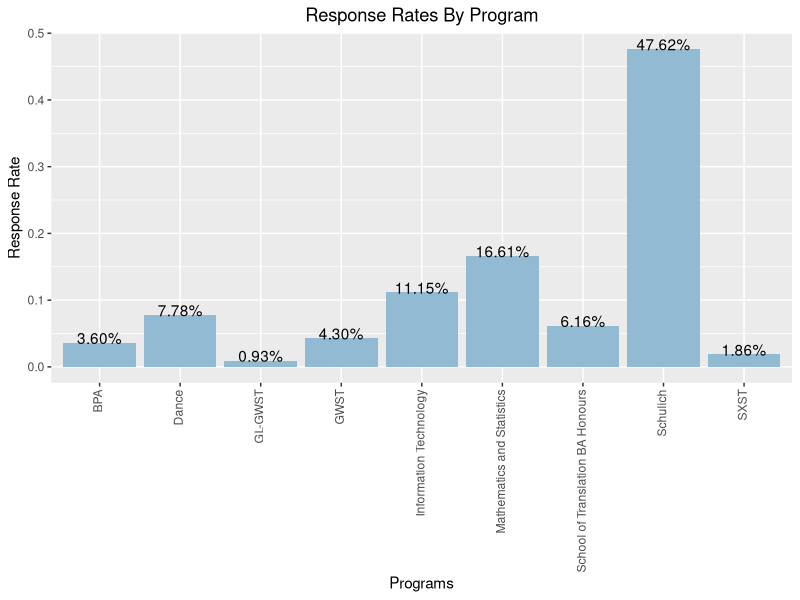
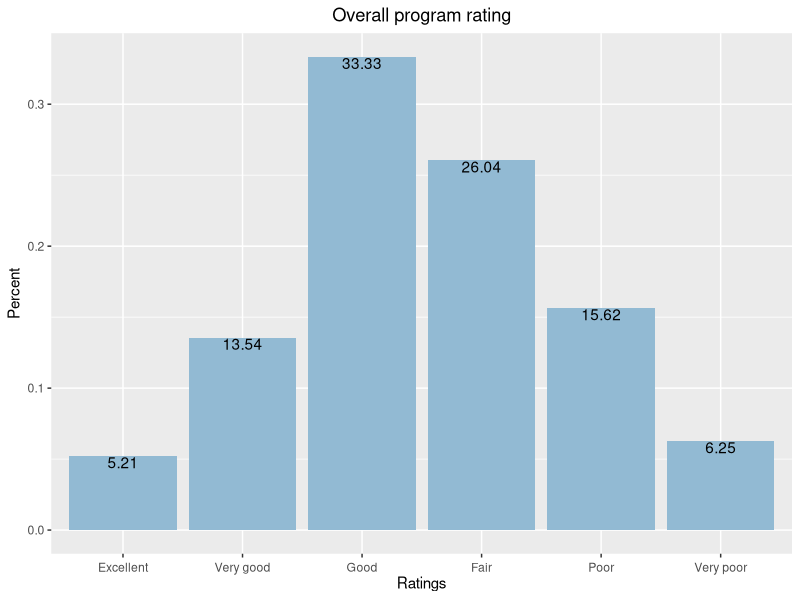
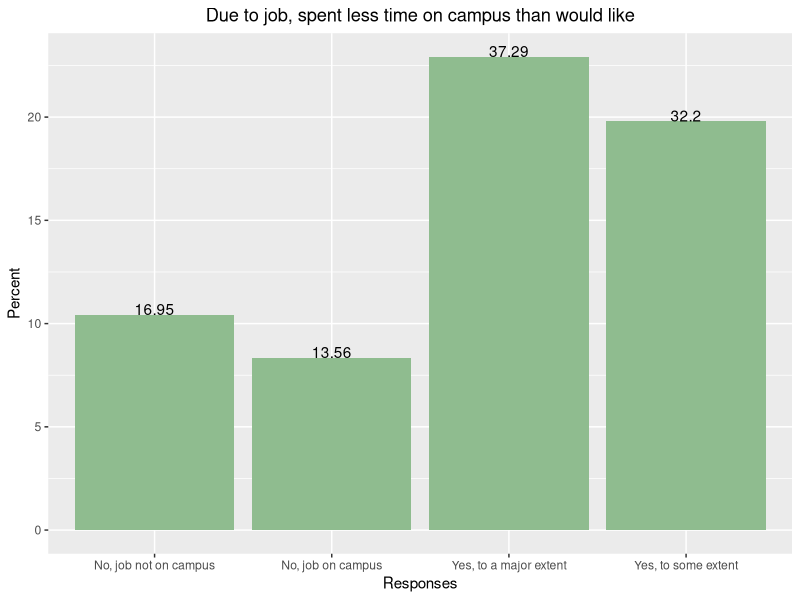
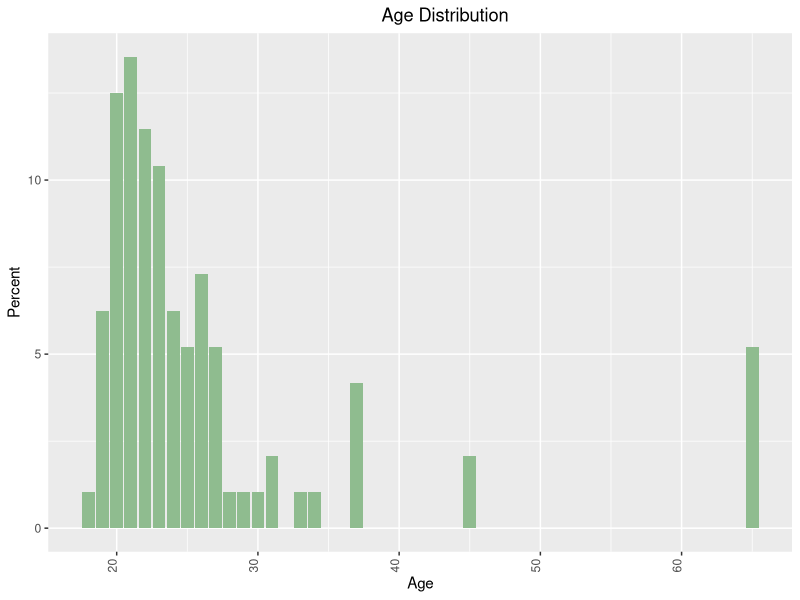
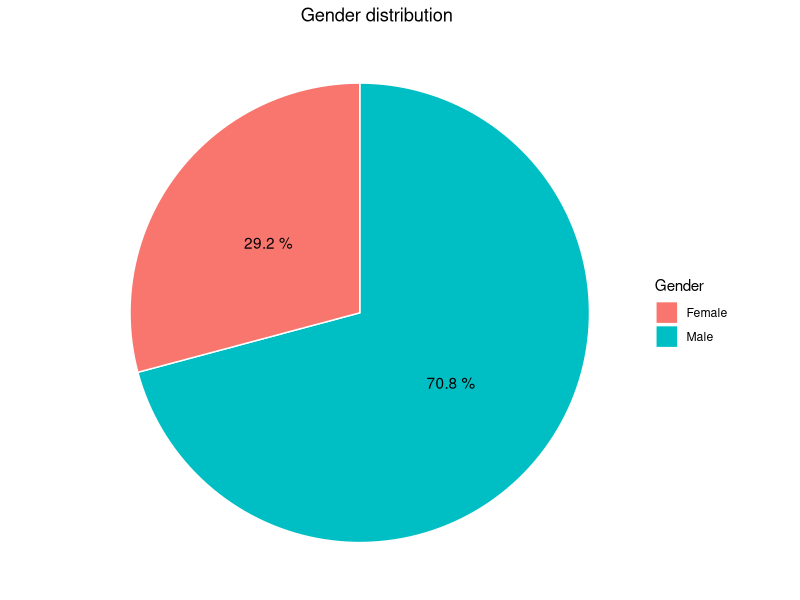
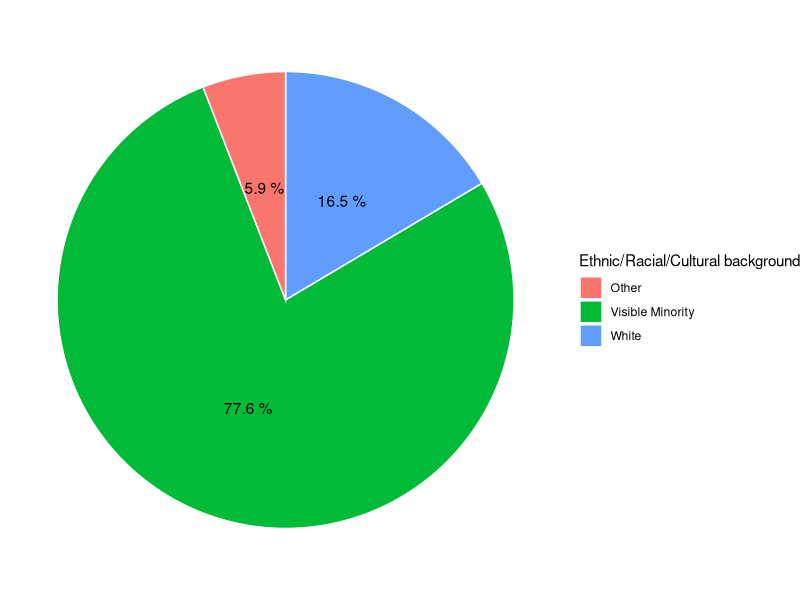
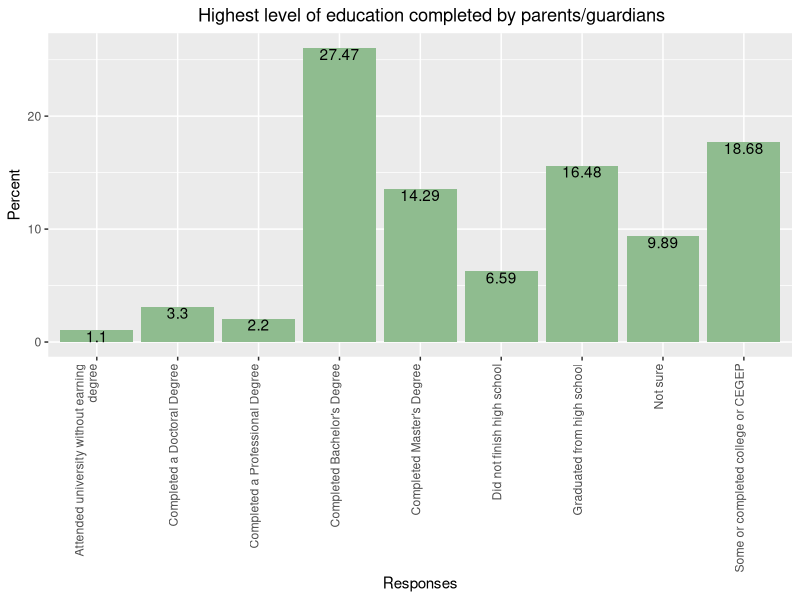

The R source for these figures, in order:
## ---- chunk 1
knitr::opts_chunk$set(echo = TRUE, message=FALSE,  fig.align='center')

## ---- chunk 2

library(tidyverse)
library(readr)
library(openxlsx)
library(stringi)
library(ggplot2)
library(scales)
library(dplyr)
library(knitr)
library(kableExtra)
library(sqldf)

## ---- chunk 3

#read the file with paper submission
#rf: cleaned data extracted from the excel file
#########################################################CHANGE WHEN REQUIRED###########
rf2 <- read.xlsx("./2014_Cyclical_Program_Review_Data.xlsx") 

#remove @sign from the headings
names(rf2) <- gsub("@", "_", names(rf2), fixed = TRUE)

#filter Information technology students
IT_rf2 <-  rf2 %>% filter (program_name == 'Information Technology')
#########################################################
## ---- chunk 4
#functions
extract_data <- function(sub_df1,array,number){
  col_names <- colnames(sub_df1)

  col_index = 0
  
  for (i in col_names) {
  
  c9_2  <- sub_df1 %>%
    group_by(sub_df1[[i]]) %>%
    summarise(Count = n())
  
  col_index =col_index +1
  colnames(c9_2)[1] <- col_names[col_index]
  colnames(c9_2)[2] <- array[col_index ]
  
  nc9_2 <- c9_2
  colnames(nc9_2)[1] <- "number"
  statement = paste ("SELECT *
                FROM number
                LEFT JOIN nc9_2 USING(number)")
  
  finaldata <- sqldf(statement)
  number <- finaldata
  }
  
  clean<- finaldata %>% select(number, starts_with("Count"))
  clean<- t(clean)
  clean<- as.data.frame(clean)
  clean<- clean[-1,]

  
  return(clean)
}

get_summary <- function(sub_df1){
  na <- sum(length(which(is.na(sub_df1[[1]]))))
  if (na > 0) {
    Frequency_extract <- sub_df1 %>%
    group_by(sub_df1[[1]]) %>%
    summarise(Frequency = n()) %>%
    slice(-n())
  }else{
    Frequency_extract <- sub_df1 %>%
    group_by(sub_df1[[1]]) %>%
    summarise(Frequency = n())
  }
  
  Percent_extract <- sub_df1 %>%
    group_by(sub_df1[[1]]) %>%
    summarise(Percent = n()/nrow(sub_df1) *100)
  
  results<-left_join(Frequency_extract, Percent_extract)
  
  results$Valid_Percent= 100*(results$Frequency)/(sum(results$Frequency))
  
  results$cumulative_Percent= 100*cumsum(results$Frequency)/sum(results$Frequency)

  return(results)
  
}
## ---- chunk 5
g1_d <- rf2 %>%
  group_by(program_name) %>%
  summarise(Count = n()) %>%
  mutate( program_name = factor(program_name),
    Ratio = Count / sum(Count),
         label = percent(Ratio ))%>%drop_na()

g1 <-ggplot(g1_d, aes(x=program_name,y=Ratio,label=label,fill=program_name)) +
  geom_bar(stat='identity', fill="#92BAD3") +
  theme(axis.text.x = element_text(angle = 90, hjust = 1, vjust = 0.3), plot.title = element_text(hjust = 0.5))+geom_text(vjust=0.1)+labs(title = "Response Rates By Program", x = "Programs", y ="Response Rate")

g1

## ---- chunk 6
sub_df1 <- IT_rf2 %>% select(7)
results <- get_summary(sub_df1)

#rename rownames
results$`sub_df1[[1]]` <- c("Excellent","Very good","Good","Fair","Poor","Very poor")
colnames(results)[1] <- " "

results %>%
  kable() %>%
  kable_styling()

## ---- chunk 7

fa7 <- IT_rf2 %>% filter(a7 != 7)

#summarising
g2_d <- fa7 %>%
  group_by(a7) %>%
  summarise(Count = n()) %>%
  mutate( a7 = factor(a7),
    Ratio = Count / sum(Count),
         Percentage = round((Ratio *100 ),2))%>%drop_na()#########

#creating the graph
g2 <-ggplot(g2_d, aes(x=a7,y=Ratio,label=Percentage,fill=a7)) +
  geom_bar(stat='identity', fill="#92BAD3") +
  theme(axis.text.x = element_text(angle = 0, hjust = 0.5, vjust = 0.3), plot.title = element_text(hjust = 0.5))+geom_text(vjust=1)+labs(title = "Overall program rating",x="Ratings",y ="Percent")+scale_x_discrete(labels=c("Excellent","Very good","Good","Fair","Poor","Very poor"))

g2



## ---- chunk 8
#extracting the columns incuded only for this question

sub_df1 <-  IT_rf2 %>% select(10:20) 
array <- c("Count1a", "Count2b", "Count3c", "Count4d", "Count1e"
           , "Count2f", "Count3g", "Count4h", "Count1i", "Count2j"
           , "Count3k")
number <- data.frame(number = c("1","2","3","4","5","6","7"))

clean <- extract_data(sub_df1, array, number)
#make first row the column and rename columns
colnames(clean) <- c("All", "Most", "About half", "A few", "None", "No opinion", "Does not apply")

#rename rownames
rownames(clean) <- c("Course instructors provide high quality teaching",
                        "Instructors are enthusiastic about their teaching",
                        "Instructors encourage students to become independent learners",
                        "In 3000- and 4000 - level courses, instructors integrate research into their teaching",
                        "Instructors provide complete course outlines that clarify the course objectives and requirements",
                        "Teaching assistants provide high quality teaching",
                        "Teaching assistants provide interesting additional material to enhance courses",
                        "Lab assistants/technicians make sure that equipment is ready & in working order & supplies ready for
labs",
                        "The balance between lectures, tutorials, labs and other methods makes for effective learning",
                        "Course work and examinations are evaluated fairly",
                        "Every student is treated fairly and equitably")

clean  %>%
  kable() %>%
  kable_styling


## ---- chunk 9
#extracting the columns incuded only for this question

sub_df1 <-  IT_rf2 %>% select(21:38) 
array <- c("Count1a", "Count2b", "Count3c", "Count4d", "Count1e"
           , "Count2f", "Count3g", "Count4h", "Count5i", "Count1j"
           , "Count2k", "Count3l", "Count4m" , "Count5n", "Count1o"
           , "Count2p" , "Count3q", "Count4r")

number <- data.frame(number = c("1","2","3","4","5"))

clean <- extract_data(sub_df1, array, number)

#make first row the column and rename columns
colnames(clean) <- c("Very Much", "Quite a bit", "Some", "Very little","Does not apply")

#rename rownames
rownames(clean) <- c("Understanding theories and concepts",
                        "Understanding the limits of your own knowledge",
                        "Understanding different disciplinary approaches to problem solving",
                        "Understanding different methodological approaches",
                        "Understanding major ethical guidelines",
                        "Critically evaluate arguments in analyzing conflicting views and develop a standpoint",
                        "Ability to reason with numbers",
                        "Ability to develop and evaluate creative solutions",
                        "Understanding professional codes of practice",
                        "Identify and address your own learning needs",
                        "Critically evaluate communications",
                        "Writing effectively",
                        "Present ideas effectively",
                        "Exercising initiative and accepting responsibility",
                        "Working effectively in a team",
                        "Leadership ability",
                        "Respect for, and support of, diversity",
                        "Developing a concern for the well-being of others")


clean  %>%
  kable() %>%
  kable_styling

## ---- chunk 10

sub_df1 <-  IT_rf2 %>% select(39:42)
array <- c("Count1", "Count2", "Count3", "Count4")
number <- data.frame(number = c("1","2","3","4","5","6"))
clean <- extract_data(sub_df1, array, number)

#make first row the column and rename columns
colnames(clean) <- c("Very Much", "Quite a bit", "Some", "Very little","Cannot say", "Not applicable")

#rename rownames
rownames(clean) <- c("Required courses", "Foundation courses", "
                        General education courses","Elective courses")

clean  %>%
  kable() %>%
  kable_styling


## ---- chunk 11

sub_df1 <-  IT_rf2 %>% select(43:45)
array <- c("Count1", "Count2", "Count3")
number <- data.frame(number = c("1","2","3","4","5"))
clean <- extract_data(sub_df1, array, number)

#make first row the column and rename columns
colnames(clean) <- c("Very well", "Fairly well", "Not very well", "Not at all well","Cannot say")

#rename rownames
rownames(clean) <- c("Covered a variety of disciplinary or multi-disciplinary
perspectives ", "Addressed equity, diversity, inclusivity", "Avoided unnecessary repetition of material in other
courses")

clean  %>%
  kable() %>%
  kable_styling

## ---- chunk 12

sub_df1 <-  IT_rf2 %>% select(46:49)
array <- c("Count1", "Count2", "Count3", "Count4")
number <- data.frame(number = c("1","2","3","4","5","6"))

clean <- extract_data(sub_df1, array, number)

#make first row the column and rename columns
colnames(clean) <- c("Very Much", "Quite a bit", "Some", "Very little","Cannot say", "Not applicable")

#rename rownames
rownames(clean) <- c("Required courses", "Foundation courses", "
                        General education courses","Elective courses")

clean  %>%
  kable() %>%
  kable_styling

## ---- chunk 13

sub_df1 <-  IT_rf2 %>% select(50:51)
array <- c("Count1", "Count2")
number <- data.frame(number = c("1","2","3","4","5"))
clean <- extract_data(sub_df1, array, number)

#make first row the column and rename columns
colnames(clean) <- c("Always","Most of the time", "Sometimes", "Rarely","Never")

#rename rownames
rownames(clean) <- c("The course was full","The course was not offered at a time that was convenient for you" )

clean  %>%
  kable() %>%
  kable_styling

## ---- chunk 14

sub_df1 <-  IT_rf2 %>% select(52:54)
array <- c("Count1", "Count2", "Count3")
number <- data.frame(number = c("1","2","3","4","5","6"))
clean <- extract_data(sub_df1, array, number)

#make first row the column and rename columns
colnames(clean) <- c("All", "Most", "About half", "A few", "None" , "Not sure")

#rename rownames
rownames(clean) <- c("8:30 am - 4:30 pm", "4:30 pm - 6:30 pm","7:00 pm - 10:00 pm")

clean  %>%
  kable() %>%
  kable_styling

## ---- chunk 15

sub_df1 <-  IT_rf2 %>% select(55:57)
array <- c("Count1", "Count2", "Count3")
number <- data.frame(number = c("1","2","3","4","5","6"))
clean <- extract_data(sub_df1, array, number)

#make first row the column and rename columns
colnames(clean) <- c("All", "Most", "About half", "A few", "None" , "Not sure")

#rename rownames
rownames(clean) <- c("Used technology to enhance
learning experience ", "Provided hands-on learning
opportunities","Like to take online")

clean  %>%
  kable() %>%
  kable_styling

## ---- chunk 16

sub_df1 <-  IT_rf2 %>% select(61:65)
array <- c("Count1", "Count2", "Count3", "Count4", "Count5")
number <- data.frame(number = c("1","2","3","4"))
clean <- extract_data(sub_df1, array, number)

#make first row the column and rename columns
colnames(clean) <- c("Never", "Once", "Twice", "Three or more times")

#rename rownames
rownames(clean) <- c("Professor in program", "Undergraduate Program Director ","Undergraduate program office" ,"Student Academic Services","Registrar's office")

clean  %>%
  kable() %>%
  kable_styling

## ---- chunk 17

sub_df1 <-  IT_rf2 %>% select(66:69)
array <- c("Count1", "Count2", "Count3", "Count4", "Count5")
number <- data.frame(number = c("1","2","3","4","5"))
clean <- extract_data(sub_df1, array, number)

#make first row the column and rename columns
colnames(clean) <- c("Very much","Quite a bit","Some", "Very little", "Does not apply")

#rename rownames
rownames(clean) <- c("Academic advising", "Information about important deadlines","Assistance understanding academic rules and
policies" ,"Information about academic support options")

clean  %>%
  kable() %>%
  kable_styling

## ---- chunk 18

sub_df1 <-  IT_rf2 %>% select(58:59)
array <- c("Count1", "Count2")
number <- data.frame(number = c("1","2","3","4","5","6"))
clean <- extract_data(sub_df1, array, number)

#make first row the column and rename columns
colnames(clean) <- c("Very likely","Somewhat likely", "Not very likely","Not at all likely", "Not sure at this time","Already enrolled")

#rename rownames
rownames(clean) <- c("Internship", "Cooperative Education")

clean  %>%
  kable() %>%
  kable_styling

## ---- chunk 19

sub_df1 <-  IT_rf2 %>% select(60)

results <- get_summary(sub_df1)

#rename rownames
results$`sub_df1[[1]]` <- c("Very interested","Somewhat interested", "Not very interested","Not at all interested", "Not sure at this time")

colnames(results)[1] <- " "

results  %>%
  kable() %>%
  kable_styling

## ---- chunk 20

sub_df1 <-  IT_rf2 %>% select(97)
results <- get_summary(sub_df1)

results$`sub_df1[[1]]` <- c("Excellent","Very Good", "Good","Fair","Poor","Very Poor","Never Obtained Advice")

colnames(results)[1] <- " "

results  %>%
  kable() %>%
  kable_styling

## ---- chunk 21

sub_df1 <-  IT_rf2 %>% select(98)
results <- get_summary(sub_df1)

results$`sub_df1[[1]]` <- c("Excellent","Very Good", "Good","Fair","Poor","Very Poor")
colnames(results)[1] <- " "

results  %>%
  kable() %>%
  kable_styling

## ---- chunk 22

sub_df1 <-  IT_rf2 %>% select(99)

results <- get_summary(sub_df1)

results$`sub_df1[[1]]` <- c("Excellent","Very Good", "Good","Fair","Poor","Very Poor","Not Sure")

colnames(results)[1] <- " "

results  %>%
  kable() %>%
  kable_styling

## ---- chunk 23

sub_df1 <-  IT_rf2 %>% select(70:74)
array <- c("Count1", "Count2","Count3", "Count4","Count5")
number <- data.frame(number = c("1","2","3","4","5","6","7","8"))
clean <- extract_data(sub_df1, array, number)

#make first row the column and rename columns
colnames(clean) <- c("Excellent","very Good","Good","Fair","Poor","Very Poor","Never used","Never heard of service")

#rename rownames
rownames(clean) <- c("York University English
Language Institute", "Writing Support Centre","Learning Skills Services","Learning Commons","Counselling and Disability
Services")

clean  %>%
  kable() %>%
  kable_styling

#I give a frequency to each word of this list 
b <- sample(seq(0,1,0.01) , length(colnames(clean)) , replace=TRUE) 
 
#The package will automatically make the wordcloud ! (I add a black background)
par(bg="black") 
#wordcloud(colnames(clean) , b , col=terrain.colors(length(colnames(clean)) , alpha=0.9) , rot.per=0.3 )

## ---- chunk 24

sub_df1 <-  IT_rf2 %>% select(75)

results <- get_summary(sub_df1)

results$`sub_df1[[1]]` <- c("Yes","No")

colnames(results)[1] <- " "

results  %>%
  kable() %>%
  kable_styling

## ---- chunk 25

sub_df1 <-  IT_rf2 %>% select(76)

results <- get_summary(sub_df1)

results$`sub_df1[[1]]` <- c("Fully","Partly","Not met")
colnames(results)[1] <- " "

results  %>%
  kable() %>%
  kable_styling

## ---- chunk 26

sub_df1 <-  IT_rf2 %>% select(78)

results <- get_summary(sub_df1)

results$`sub_df1[[1]]` <- c("No","Yes")

colnames(results)[1] <- " "

results  %>%
  kable() %>%
  kable_styling

## ---- chunk 27

sub_df1 <-  IT_rf2 %>% select(79)

no_na <- sub_df1 %>% na.omit

results <- data.frame("Paid_work" = "Average hours per week", "N" = nrow(no_na), "Minimum" = min(no_na), "Maximum" = max(no_na) ,"Mean" = mean(no_na$f2))


results  %>%
  kable() %>%
  kable_styling

## ---- chunk 28

sub_df1 <-  IT_rf2 %>% select(80)

results <- get_summary(sub_df1)

results$`sub_df1[[1]]` <- c("Yes, to a major extent","Yes, to some extent","No, job on campus","No, job not on campus")

g <-ggplot(results, aes(`sub_df1[[1]]`, Percent, label=round(Valid_Percent,2), fill = Valid_Percent)) + geom_bar(stat='identity', fill="darkseagreen")+theme(plot.title = element_text(hjust = 0.5)) +geom_text(vjust=0)+labs(title = "Due to job, spent less time on campus than would like",x="Responses")

g

colnames(results)[1] <- " "

results  %>%
  kable() %>%
  kable_styling





## ---- chunk 29

sub_df1 <-  IT_rf2 %>% select(81:85)

no_na <- sub_df1 %>% na.omit

results <- data.frame("Average_hours_per_week" = c("Doing research on campus","Preparing for class on campus","Travelling to and from university","Participating in extra-curricular activities","Providing care for dependents"), "N" = colSums(!is.na(sub_df1)), "Minimum" = c(min(no_na$Qe5_a),min(no_na$Qe5_b),min(no_na$Qe5_c),min(no_na$Qe5_d),min(no_na$Qe5_e)), "Maximum" = c(max(no_na$Qe5_a),max(no_na$Qe5_b),max(no_na$Qe5_c),max(no_na$Qe5_d),max(no_na$Qe5_e)) ,"Mean" = round(c(mean(no_na$Qe5_a),mean(no_na$Qe5_b),mean(no_na$Qe5_c),mean(no_na$Qe5_d),mean(no_na$Qe5_e)),3))


row.names(results)<-NULL

results  %>%
  kable() %>%
  kable_styling

## ---- chunk 30

sub_df1 <-  IT_rf2 %>% select(96)

results <- get_summary(sub_df1)

g <-ggplot(results, aes(`sub_df1[[1]]`, Percent, label=round(Valid_Percent,2), fill = Valid_Percent)) + geom_bar(stat='identity', fill="darkseagreen") +
  theme(axis.text.x = element_text(angle = 90, hjust = 1, vjust = 0), plot.title = element_text(hjust = 0.54))+labs(title="Age Distribution",x="Age")

g

colnames(results)[1] <- " "

results  %>%
  kable() %>%
  kable_styling

## ---- chunk 31

sub_df1 <-  IT_rf2 %>% select(87)

results <- get_summary(sub_df1)

results$`sub_df1[[1]]` <- c("Yes","No")

colnames(results)[1] <- " "

results  %>%
  kable() %>%
  kable_styling

## ---- chunk 32

sub_df1 <-  IT_rf2 %>% select(92)

results <- get_summary(sub_df1)

results$`sub_df1[[1]]` <- c("Male","Female")

g <- ggplot(results, aes("",Percent, fill=`sub_df1[[1]]`))+
  geom_bar(stat="identity", width =1, color="white") +
  coord_polar("y",start=0)+theme_void()+
  geom_text(aes(label = paste(round(Percent / sum(Percent) * 100, 1), "%")),
            position = position_stack(vjust = 0.5)) +
    labs(fill = "Gender",
       x = NULL,
       y = NULL,
       title = "Gender distribution") + theme(plot.title = element_text(hjust = 0.54))

g


colnames(results)[1] <- " "

results  %>%
  kable() %>%
  kable_styling

## ---- chunk 33

sub_df1 <-  IT_rf2 %>% select(93)

results <- get_summary(sub_df1)

results$`sub_df1[[1]]` <- c("White","Visible Minority","Other")

g <- ggplot(results, aes("",Percent, fill=`sub_df1[[1]]`))+
  geom_bar(stat="identity", width =1, color="white") +
  coord_polar("y",start=0)+theme_void()+
  geom_text(aes(label = paste(round(Percent / sum(Percent) * 100, 1), "%")),
            position = position_stack(vjust = 0.5)) +
    labs(fill = "Ethnic/Racial/Cultural background",
       x = NULL,
       y = NULL)

g

colnames(results)[1] <- " "

results  %>%
  kable() %>%
  kable_styling

## ---- chunk 34

sub_df1 <-  IT_rf2 %>% select(89)

results <- get_summary(sub_df1)

colnames(results)[1] <- " "

results  %>%
  kable() %>%
  kable_styling
## ---- chunk 35

sub_df1 <-  IT_rf2 %>% select(90)

results <- get_summary(sub_df1)

results$`sub_df1[[1]]` <- c("Did not finish high school","Graduated from high school","Some or completed college or CEGEP","Attended university without earning
degree","Completed Bachelor's Degree","Completed Master's Degree","Completed a Doctoral Degree","Completed a Professional Degree","Not sure")

g <-ggplot(results, aes(`sub_df1[[1]]`, Percent, label=round(Valid_Percent,2), fill = Valid_Percent)) + geom_bar(stat='identity', fill="darkseagreen") +geom_text(vjust=1)+
  theme(axis.text.x = element_text(angle = 90, hjust = 1, vjust = 0), plot.title = element_text(hjust = 0.54))+labs(title="Highest level of education completed by parents/guardians",x="Responses")

g

colnames(results)[1] <- " "

results  %>%
  kable() %>%
  kable_styling
